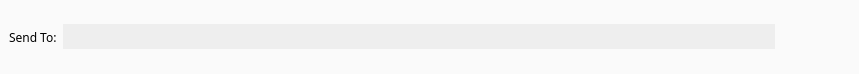
<?xml version="1.0" encoding="UTF-8"?>
<ui version="4.0">
 <class>MessageAddressFrame</class>
 <widget class="QFrame" name="MessageAddressFrame">
  <property name="geometry">
   <rect>
    <x>0</x>
    <y>0</y>
    <width>859</width>
    <height>74</height>
   </rect>
  </property>
  <property name="windowTitle">
   <string>Frame</string>
  </property>
  <property name="styleSheet">
   <string notr="true">border: 0px;
color: rgb(0, 0, 0);
background-color: rgb(250, 250, 250);
font-family: Poppins;
</string>
  </property>
  <property name="frameShape">
   <enum>QFrame::NoFrame</enum>
  </property>
  <property name="frameShadow">
   <enum>QFrame::Raised</enum>
  </property>
  <layout class="QHBoxLayout" name="horizontalLayout">
   <property name="leftMargin">
    <number>9</number>
   </property>
   <property name="topMargin">
    <number>9</number>
   </property>
   <property name="rightMargin">
    <number>9</number>
   </property>
   <property name="bottomMargin">
    <number>9</number>
   </property>
   <item>
    <widget class="QLabel" name="label">
     <property name="font">
      <font>
       <family>Poppins</family>
       <pointsize>9</pointsize>
      </font>
     </property>
     <property name="styleSheet">
      <string notr="true">b</string>
     </property>
     <property name="text">
      <string>Send To:</string>
     </property>
    </widget>
   </item>
   <item>
    <widget class="QLineEdit" name="m_addressEdit">
     <property name="minimumSize">
      <size>
       <width>0</width>
       <height>25</height>
      </size>
     </property>
     <property name="font">
      <font>
       <family>Poppins</family>
       <pointsize>-1</pointsize>
      </font>
     </property>
     <property name="styleSheet">
      <string notr="true">padding: 3px; border: 0px; 
background-color: rgb(238, 238, 238);
color: rgb(0, 0, 0);
font-size: 12px;
font-family: Poppins;</string>
     </property>
    </widget>
   </item>
   <item>
    <widget class="QToolButton" name="m_addressBookButton">
     <property name="styleSheet">
      <string notr="true">image: url(:/images/images/contact.png);</string>
     </property>
     <property name="text">
      <string/>
     </property>
    </widget>
   </item>
   <item>
    <widget class="QToolButton" name="m_pasteButton">
     <property name="styleSheet">
      <string notr="true">image: url(:/images/images/paste.png);</string>
     </property>
     <property name="text">
      <string/>
     </property>
    </widget>
   </item>
   <item>
    <widget class="QToolButton" name="m_removeButton">
     <property name="styleSheet">
      <string notr="true">image: url(:/images/images/minus.png);</string>
     </property>
     <property name="text">
      <string/>
     </property>
    </widget>
   </item>
  </layout>
 </widget>
 <resources/>
 <connections>
  <connection>
   <sender>m_addressBookButton</sender>
   <signal>clicked()</signal>
   <receiver>MessageAddressFrame</receiver>
   <slot>addressBookClicked()</slot>
   <hints>
    <hint type="sourcelabel">
     <x>650</x>
     <y>17</y>
    </hint>
    <hint type="destinationlabel">
     <x>368</x>
     <y>17</y>
    </hint>
   </hints>
  </connection>
  <connection>
   <sender>m_pasteButton</sender>
   <signal>clicked()</signal>
   <receiver>MessageAddressFrame</receiver>
   <slot>pasteClicked()</slot>
   <hints>
    <hint type="sourcelabel">
     <x>684</x>
     <y>17</y>
    </hint>
    <hint type="destinationlabel">
     <x>368</x>
     <y>17</y>
    </hint>
   </hints>
  </connection>
  <connection>
   <sender>m_removeButton</sender>
   <signal>clicked()</signal>
   <receiver>MessageAddressFrame</receiver>
   <slot>deleteLater()</slot>
   <hints>
    <hint type="sourcelabel">
     <x>718</x>
     <y>17</y>
    </hint>
    <hint type="destinationlabel">
     <x>368</x>
     <y>17</y>
    </hint>
   </hints>
  </connection>
  <connection>
   <sender>m_addressEdit</sender>
   <signal>textEdited(QString)</signal>
   <receiver>MessageAddressFrame</receiver>
   <slot>addressEdited(QString)</slot>
   <hints>
    <hint type="sourcelabel">
     <x>347</x>
     <y>17</y>
    </hint>
    <hint type="destinationlabel">
     <x>368</x>
     <y>17</y>
    </hint>
   </hints>
  </connection>
 </connections>
 <slots>
  <slot>addressBookClicked()</slot>
  <slot>pasteClicked()</slot>
  <slot>addressEdited(QString)</slot>
 </slots>
</ui>
